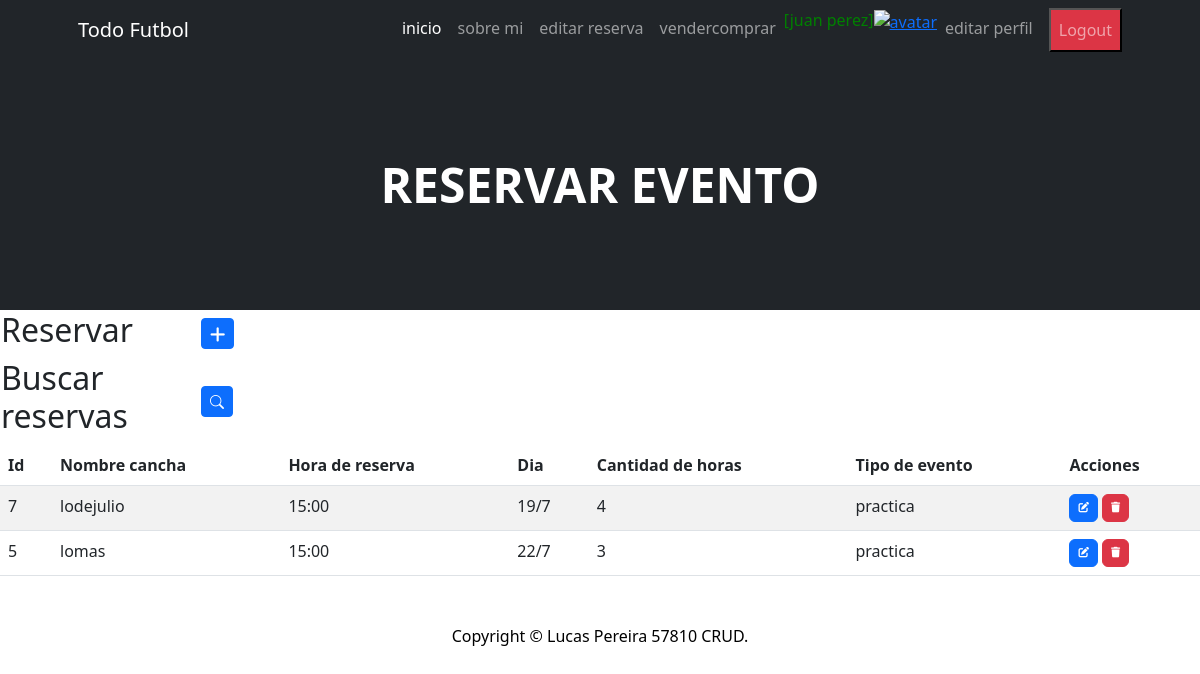
The app's page /reservaE/ (signed in) with its own data.
### todo_futbol_app/models.py (models this page shows, shortened)
class Reservar_evento(models.Model):
    nombre_cancha = models.CharField(max_length=20)
    hora_reserva = models.CharField(max_length=20)
    dia_reserva = models.CharField(max_length=20)
    cantidad_horas = models.IntegerField()
    tipo_evento = models.CharField(max_length=20)
    class Meta:
        verbose_name = "Reserva de evento"
        verbose_name_plural = "Reservas de evento"
        ordering = ["dia_reserva","hora_reserva"]

### todo_futbol_app/views.py (the view)
# urls.py: path('reservaE/', reservaEList.as_view(), name = "reservaE"),
class reservaEList (LoginRequiredMixin, ListView):
    model = Reservar_evento
    context_object_name = 'reservaE'

### todo_futbol_app/templates/todo_futbol_app/reservar_evento_list.html (shortened to what this page needs)
{% extends 'todo_futbol_app/index.html' %}
{% block titulo %}
<h1 class="display-5 fw-bolder text-white mb-2">RESERVAR EVENTO</h1>
{% endblock titulo %}
{% block contenido %}
<table>
    <tr>
        <td width="200"><h2>Reservar</h2></td>
        <td>
            <a
            href="{% url 'reservaECreate' %}"
            class="btn btn-primary btn-sm"
            >
            </a>
        </td>
    </tr>
</table>
<table>
    <tr>
        <td width="200"><h2>Buscar reservas</h2></td>
        <td>
            <a
            href="{% url 'buscarRE' %}"
            class="btn btn-primary btn-sm"
            ><i class="bi bi-search title="Reservar"> </i>
            </a>
        </td>
    </tr>
</table>
<table class="table table-striped">
    <thead>
        <tr>
            <th>Id</th>
            <th>Nombre cancha</th>
            <th>Hora de reserva</th>
            <th>Dia</th>
            <th>Cantidad de horas</th>
            <th>Tipo de evento</th>
            <th>Acciones</th>
        </tr>
    </thead>
    <tbody>
    {% for c in reservaE %}
        <tr>
            <td>{{c.id}}</td>
            <td>{{c.nombre_cancha}}</td>
            <td>{{c.hora_reserva}}</td>
            <td>{{c.dia_reserva}}</td>
            <td>{{c.cantidad_horas}}</td>
            <td>{{c.tipo_evento}}</td>
            <td>
                <a
                  href="{% url 'reservaEUpdate' c.id %}"
                  class="btn btn-primary"
                  style="--bs-btn-padding-y: .25rem; --bs-btn-padding-x: .5rem; --bs-btn-font-size: .75rem;"
                  >
                </a>
                <a
                  href="{% url 'reservaEDelete' c.id %}"
                  class="btn btn-danger"
                  style="--bs-btn-padding-y: .25rem; --bs-btn-padding-x: .5rem; --bs-btn-font-size: .75rem;"
                  >
                </a>
            </td>
        </tr>
    {% endfor %}
    </tbody>
</table>
{% endblock contenido %}

### todo_futbol_app/templates/todo_futbol_app/index.html (shortened to what this page needs)
<!DOCTYPE html>
<html lang="en">
    <head>
        {% load static %}
        <link href="https://cdn.jsdelivr.net/npm/bootstrap-icons@1.4.1/font/bootstrap-icons.css" rel="stylesheet" />
        <link href="{% static 'css/styles.css' %}" rel="stylesheet" />
        <link rel="stylesheet" href="https://cdnjs.cloudflare.com/ajax/libs/font-awesome/6.4.0/css/all.min.css">
    </head>
    <body>
        <nav class="navbar navbar-expand-lg navbar-dark bg-dark">
            <div class="container px-5">
                <a class="navbar-brand" href="#!">Todo Futbol</a>
                <div class="collapse navbar-collapse" id="navbarSupportedContent">
                    <ul class="navbar-nav ms-auto mb-2 mb-lg-0">
                        <li class="nav-item"><a class="nav-link active" aria-current="page" href="{% url 'home' %}">inicio</a></li>
                    {% if user.is_authenticated %}
                        <li class="nav-item"><a class="nav-link" href="{% url 'sobremi' %}">sobre mi</a></li>
                        <li class="nav-item"><a class="nav-link" href="{% url 'contacto' %}">editar reserva</a></li>
                        <li class="nav-item"><a class="nav-link" href="{% url 'vendercomprar' %}">vendercomprar</a></li>
                        <p style="color:green"> [{{ user.first_name }} {{ user.last_name }}]</p>
                        <div class="text-center">
                            <a href="{% url 'agregar_avatar' %}"><img src="{{ request.session.avatar}}" height="40px" weight="40px" alt="avatar"></a>
                        </div>
                        <li class="nav-item"><a class="nav-link" href="{% url 'profile' %}">editar perfil</a></li>
                        <form method="post" action="{% url 'logout' %}">
                            <button type="submit" class="nav-link bg-danger ms-2">Logout</button>
                        </form>
                    {% else %}
                        <li class="nav-item"><a class="nav-link" href="{% url 'login' %}">iniciar sesion</a></li>
                        <form method="post" action="{% url 'registro' %}">
                            {% csrf_token %}
                            <button type="submit" class="nav-link bg-danger ms-2">Registrarme</button>
                        </form>
                    {% endif %}
                    </ul>
                </div>
            </div>
        </nav>
        <header class="bg-dark py-5">
            <div class="container px-5">
                <div class="row gx-5 justify-content-center">
                    <div class="col-lg-6">
                        <div class="text-center my-5">
                            {% block titulo %}{% endblock titulo %}
                            </div>
                        </div>
                    </div>
                </div>
        </header>
        {% block contenido %}
        {% endblock contenido %}
        <div class="container px-5"><p class="m-5 text-center text-black">Copyright &copy; Lucas Pereira 57810  CRUD.</p></div>
    </body>
</html>

### records on screen
Reservar_evento: id "7", nombre_cancha "lodejulio", hora_reserva "15:00", dia_reserva "19/7", cantidad_horas "4", tipo_evento "practica"
Reservar_evento: id "5", nombre_cancha "lomas", hora_reserva "15:00", dia_reserva "22/7", cantidad_horas "3", tipo_evento "practica"

### other values on screen
{{ user.first_name }} "juan"
{{ user.last_name }} "perez"
